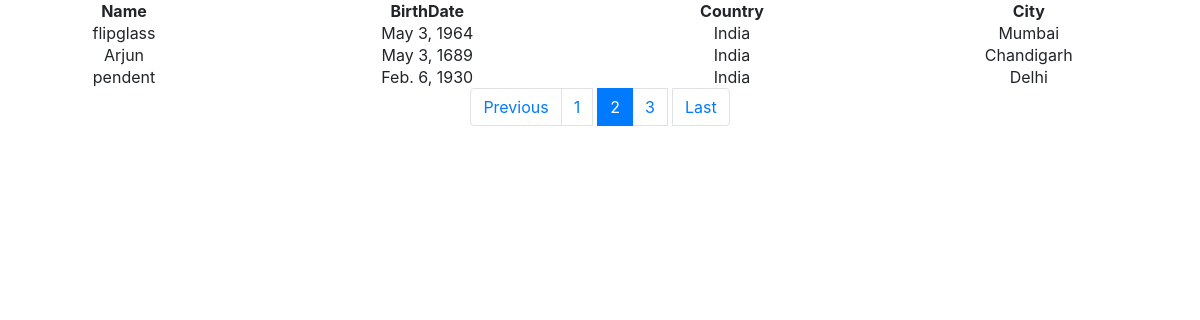
/person/?page=2, run on the app's committed database.
### book/models.py (models this page shows, shortened)
class Person(models.Model):
    name = models.CharField(max_length=100)
    birthdate = models.DateField(null=True, blank=True)
    country = models.ForeignKey(Country, on_delete=models.SET_NULL, null=True)
    city = models.ForeignKey(City, on_delete=models.SET_NULL, null=True)

class Country(models.Model):
    name = models.CharField(max_length=30)
    def __str__(self):
        return self.name

class City(models.Model):
    country = models.ForeignKey(Country, on_delete=models.CASCADE)
    name = models.CharField(max_length=30)
    def __str__(self):
        return self.name

### book/views.py (the view)
# urls.py: path('person/',views.person_list_pagination,name='person_list'),
def person_list_pagination(request):
    persons=Person.objects.all()
    page = request.GET.get('page', 1)
    paginator = Paginator(persons, 3)
    try:
        users = paginator.page(page)
    except PageNotAnInteger:
        users = paginator.page(1)
    except EmptyPage:
        users = paginator.page(paginator.num_pages)
    return render(request,'person_list.html',{'persons':persons,'users':users})

### book/templates/person_list.html (shortened to what this page needs)
 <html lang="en">
<head>
  <link rel="stylesheet" href="https://maxcdn.bootstrapcdn.com/bootstrap/4.3.1/css/bootstrap.min.css">
</head>
<body>
<table style="width: 100%">
	<tbody>
		<tr style="text-align: center;" >
			<th> Name </th>
			<th> BirthDate </th>
			<th> Country </th>
			<th> City </th>
		</tr>
		{% for person in users %}
		<tr style="text-align: center;">
			<td>{{person.name}}</td>
			<td>{{person.birthdate}}</td>
			<td>{{person.country}}</td>
			<td>{{person.city}}</td>
		</tr>
		{% endfor %}
	</tbody>
</table>
{% if users.has_other_pages %}
  <ul class="pagination justify-content-center">
    {% if users.has_previous %}
      <li class="page-item" >
    <a class="page-link"  href="?page={{ users.first_page }}">Previous </a></li>
    {% else %}
      <li  class="page-link disabled" style="margin-inline-end: 3px; "><span>Previous </span></li>
    {% endif %}
    {% for i in users.paginator.page_range %}
      {% if users.number == i %}
        <li class="page-item active">
        <span class="page-link" >{{ i }} </span></li>
      {% else %}
        <li style="margin-inline-end: 5px;">
        <a class="page-link" href="?page={{ i }}">{{ i }}</a></li>
      {% endif %}
    {% endfor %}
    {% if users.has_next %}
      <li class="page-item" >
    <a class="page-link"  href="?page={{ users.end_index }}">Last</a></li>
    {% else %}
      <li class="page-link disabled" style="margin-inline-end: 3px;">
        <span>Last</span></li>
    {% endif %}
  </ul>
{% endif %}
</body>
</html>

### data on the page
Person: name "flipglass", birthdate "May 3, 1964", country "India", city "Mumbai"
Person: name "Arjun", birthdate "May 3, 1689", country "India", city "Chandigarh"
Person: name "pendent", birthdate "Feb. 6, 1930", country "India", city "Delhi"

### other printed values
{{ i }} "1" "3"
{{ i }} "2"
